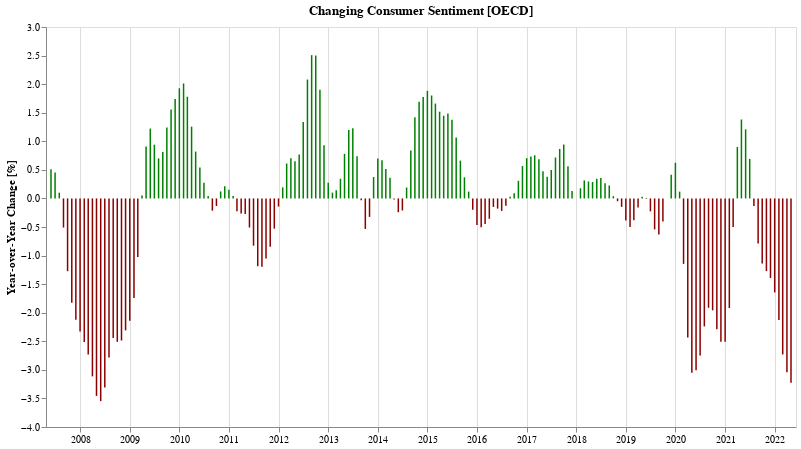

This figure's notebook cell:
### Markdown cell above
## Has consumer sentiment gotten better or worse compared to the same time last year?

### Code cell
cUsaYoy = cUsaSubset.set_index('TIME')['Value'].pct_change(12).apply(lambda v: v * 100).reset_index()
bUsaYoy = bUsaSubset.set_index('TIME')['Value'].pct_change(12).apply(lambda v: v * 100).reset_index()

def yoyChartFor(df, label, color='navy'):
    return alt.Chart(df.dropna()[-180:]).mark_bar(width=1.5, color=f'{color}').transform_calculate(
        label=f"'{label}'",
        change_in_percent="format(datum.Value, ',.2f')",
    ).encode(
        alt.X('TIME:T', axis=alt.Axis(title='')),
        alt.Y('Value:Q', axis=alt.Axis(title='Year-over-Year Change [%]', grid=False)),
        #alt.Opacity('label:O', legend=alt.Legend(title="")),
        color=alt.condition("datum['Value'] < 0",
            alt.value('darkred'),
            alt.value(color)
        ),
        tooltip=[alt.Tooltip('TIME:T', title='Date', format='%b %Y'), alt.Tooltip('label:O'), alt.Tooltip('change_in_percent:O')]
    ).properties(
        title=f"Changing {label} Sentiment [OECD]",
        width=750,
        height=400
    )

cYoy = yoyChartFor(cUsaYoy, 'Consumer', 'green')
cYoy.display()

### Figure 1 — Vega-Lite specification as saved in the notebook (floating-point values rounded to 4 significant figures; data arrays with more than 128 entries replaced by an {"elided": "..."} marker saying what was removed)
{"config": {"view": {"continuousWidth": 400, "continuousHeight": 300}}, "data": {"name": "data-7e72bc02ba34ad83328896dfb2222405"}, "mark": {"type": "bar", "color": "green", "width": 1.5}, "encoding": {"color": {"condition": {"value": "darkred", "test": "datum['Value'] < 0"}, "value": "green"}, "tooltip": [{"field": "TIME", "format": "%b %Y", "title": "Date", "type": "temporal"}, {"field": "label", "type": "ordinal"}, {"field": "change_in_percent", "type": "ordinal"}], "x": {"axis": {"title": ""}, "field": "TIME", "type": "temporal"}, "y": {"axis": {"grid": false, "title": "Year-over-Year Change [%]"}, "field": "Value", "type": "quantitative"}}, "height": 400, "title": "Changing Consumer Sentiment [OECD]", "transform": [{"calculate": "'Consumer'", "as": "label"}, {"calculate": "format(datum.Value, ',.2f')", "as": "change_in_percent"}], "width": 750, "$schema": "https://vega.github.io/schema/vega-lite/v4.17.0.json", "datasets": {"data-7e72bc02ba34ad83328896dfb2222405": {"elided": "180 records"}}}
